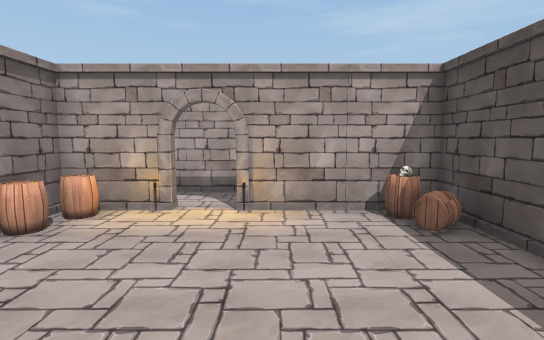
[1] (above)

16 first-person views from a walk through a 3-D level made in the Unity game engine. The camera is 1.5 m above the floor, tilts 6° down and sees 85° across. The floor is counted in squares, 1 m on a side. Each view is taken from the middle of a square. On the plan, view 1 faces up. The plan holds only what a view shows up to about 15 squares ahead; the rest is blank. The player character is not drawn. Some animated figures are left out. Door leaves are left out, so doorways stand open. Some surface patterns are stand-ins.

[2]
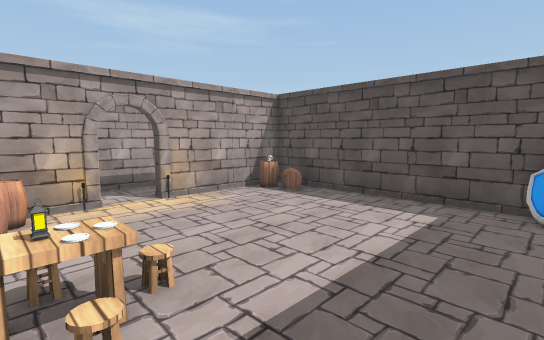

[3]
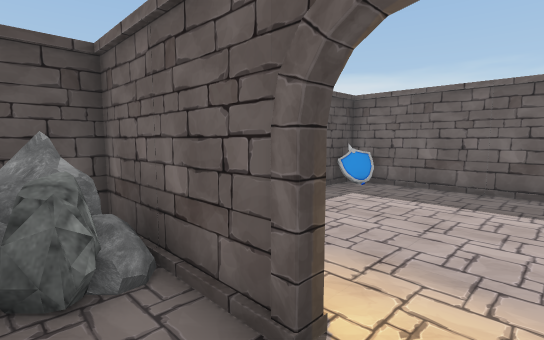

[4]
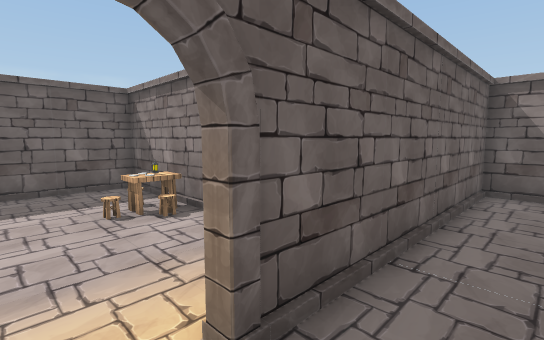

[5]
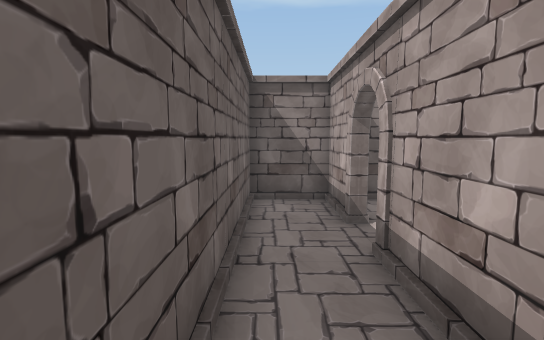

[6]
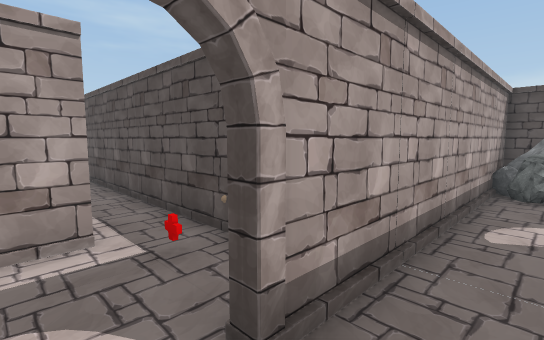

[7]
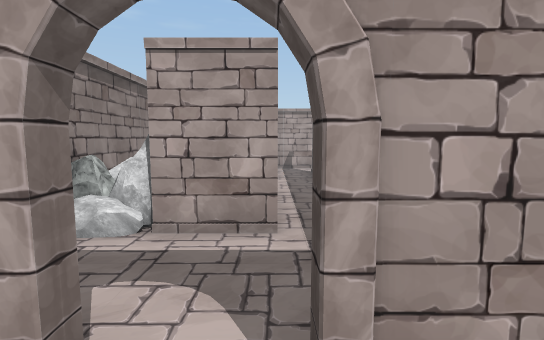

[8]
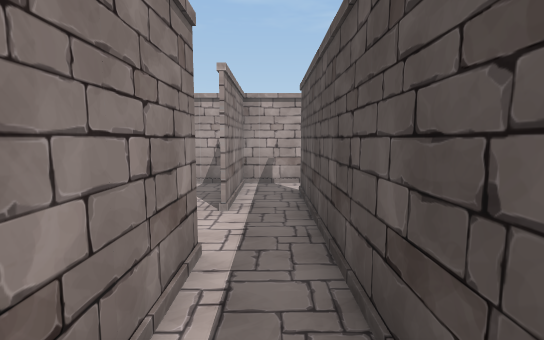

[9]
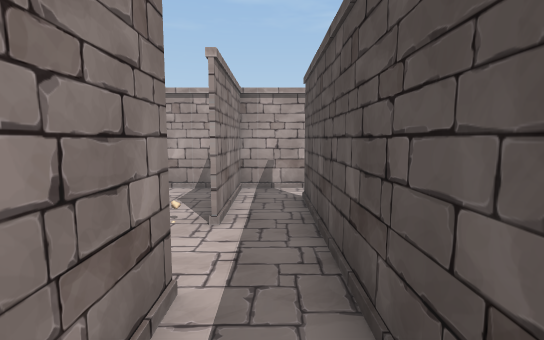

[10]
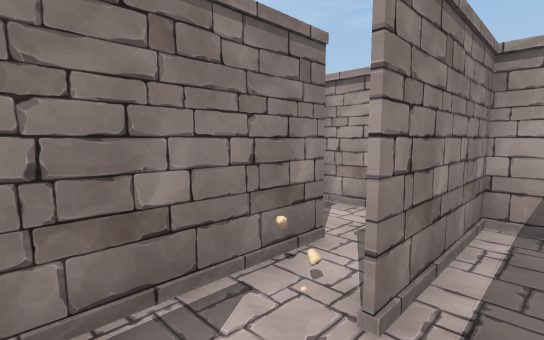

[11]
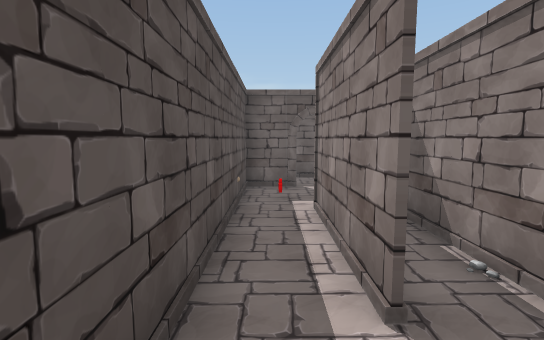

[12]
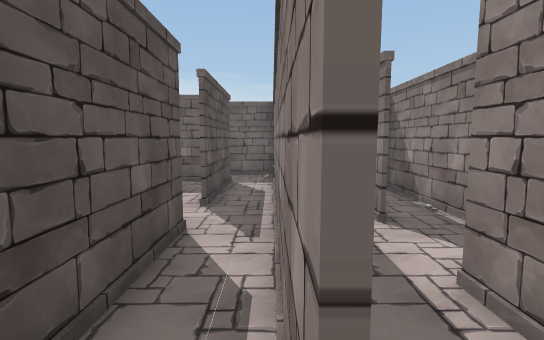

[13]
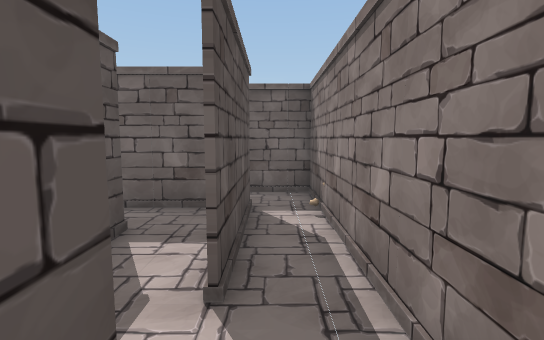

[14]
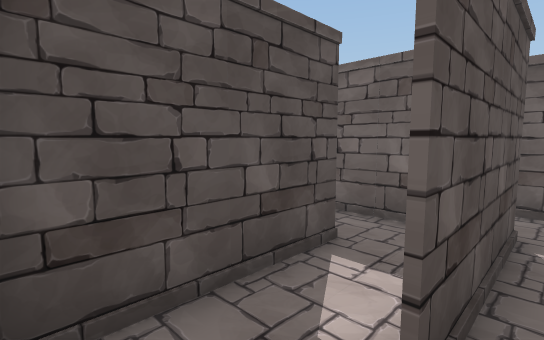

[15]
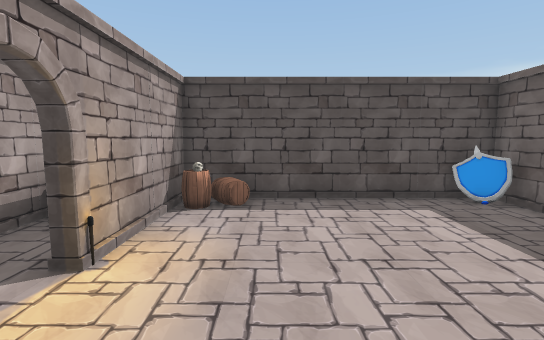

[16]
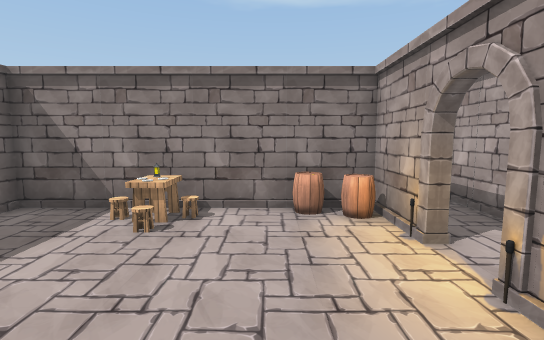

### Floor plan
Points are (right, up) in squares from view 1. A wall is a line through its corners. A room is listed if a view was taken in it or the views show most of it. See-through windows are left out.
Room 1 (views 1, 2, 3, 4, 5, 15, 16)
walls: (2.5, 6.2) (-0.9, 6.2); (0.2, 8.4) (-6.8, 8.4); (-6.5, 6.4) (-2.1, 6.4) (-2.1, 6.2) (-4.5, 6.2) (-4.5, -1.6) (3.5, -1.6) (3.5, 6.2)
ways out: opening at (-7, 7) to room 2; opening at (0, 8); open door at (-1, 7)
objects: barrel (-4, 5); barrel (-4, 6); table (-3, 2); other object (-2, 6); torch (-1, 6); other object (3, -1); barrel (3, 5)
Room 2 (views 6, 7)
walls: (-8.1, 8.8) (-8.1, 8.4) (-10.4, 8.4) (-10.4, 6.4) (-6.5, 6.4); (-6.8, 8.4) (-6.8, 8.6)
ways out: opening at (-7, 7) to room 1; open door at (-7.3, 8.7) to room 3
Room 3 (views 8, 9, 10, 11)
walls: (-5.1, 13.1) (-5.1, 8.6); (-7, 15.8) (-7, 11.6) (-7.6, 11.6); (-3.5, 10.4) (-3.5, 14.5); (-5.2, 8.8) (-5.2, 20.5); (-6.8, 8.6) (-3.2, 8.6); (-7, 22.1) (-7, 18); (-4.9, 22.1) (-8, 22.1)
ways out: open door at (-7.3, 8.7) to room 2; opening at (-5, 21) to room 4; opening at (-7, 16.5) to room 5
objects: rock (-10, 12) to (-9, 13); other object (-6, 11); other object (-5, 11)
Room 4 (views 12, 13, 14)
walls: (-3.5, 16) (-3.5, 19.5); (-5.1, 20.5) (-5.1, 13.1)
ways out: opening at (-5, 21) to room 3; opening at (-4, 15) to room 6
Room 5 (no view inside)
walls: (-8.6, 19.8) (-8.6, 13.5)
ways out: opening at (-7, 16.5) to room 3
objects: other object (-8, 18)
Room 6 (no view inside)
walls: (-1.6, 12.1) (-1.6, 16)
ways out: opening at (-4, 15) to room 4

Where each view was taken, in squares from view 1:
view 1: 0 up, 0 right, facing up
view 2: 1 down, 4 left, facing up-right
view 3: 8 up, 2 left, facing down-right
view 4: 8 up, 1 left, facing down-left
view 5: 7 up, 3 left, facing left
view 6: 7 up, 8 left, facing up-right
view 7: 7 up, 7 left, facing up
view 8: 12 up, 6 left, facing up
view 9: 13 up, 6 left, facing up
view 10: 16 up, 6 left, facing up-left
view 11: 18 up, 6 left, facing down
view 12: 21 up, 5 left, facing down
view 13: 17 up, 4 left, facing down
view 14: 16 up, 4 left, facing down-right
view 15: 4 up, 4 left, facing right
view 16: 4 up, 2 right, facing left
